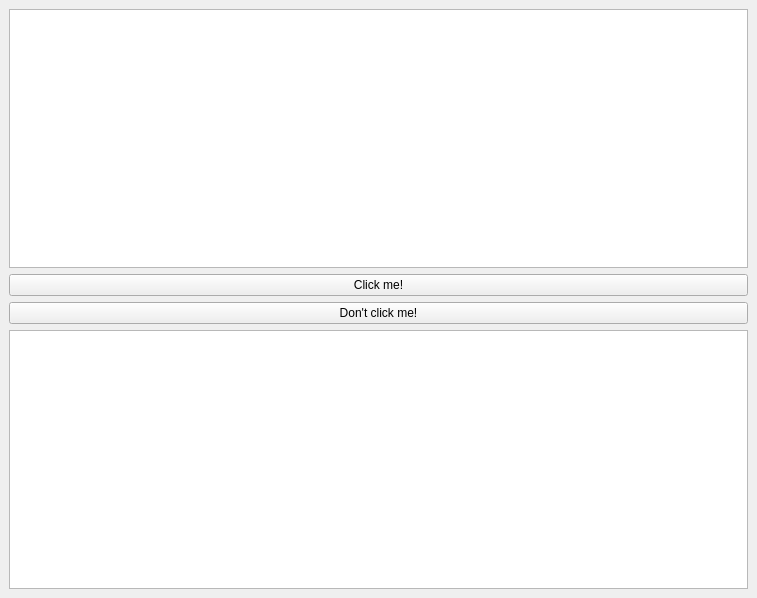
<?xml version="1.0" encoding="UTF-8"?>
<ui version="4.0">
 <class>MainWindow</class>
 <widget class="QMainWindow" name="MainWindow">
  <property name="geometry">
   <rect>
    <x>0</x>
    <y>0</y>
    <width>757</width>
    <height>598</height>
   </rect>
  </property>
  <property name="windowTitle">
   <string>MainWindow</string>
  </property>
  <widget class="QWidget" name="centralwidget">
   <layout class="QVBoxLayout" name="verticalLayout">
    <item>
     <widget class="QTextEdit" name="textInput"/>
    </item>
    <item>
     <widget class="QPushButton" name="copyTextButton">
      <property name="text">
       <string>Click me!</string>
      </property>
     </widget>
    </item>
    <item>
     <widget class="QPushButton" name="stickyButton">
      <property name="text">
       <string>Don't click me!</string>
      </property>
     </widget>
    </item>
    <item>
     <widget class="QTextEdit" name="textOutput">
      <property name="readOnly">
       <bool>true</bool>
      </property>
     </widget>
    </item>
   </layout>
  </widget>
 </widget>
 <resources/>
 <connections/>
</ui>
